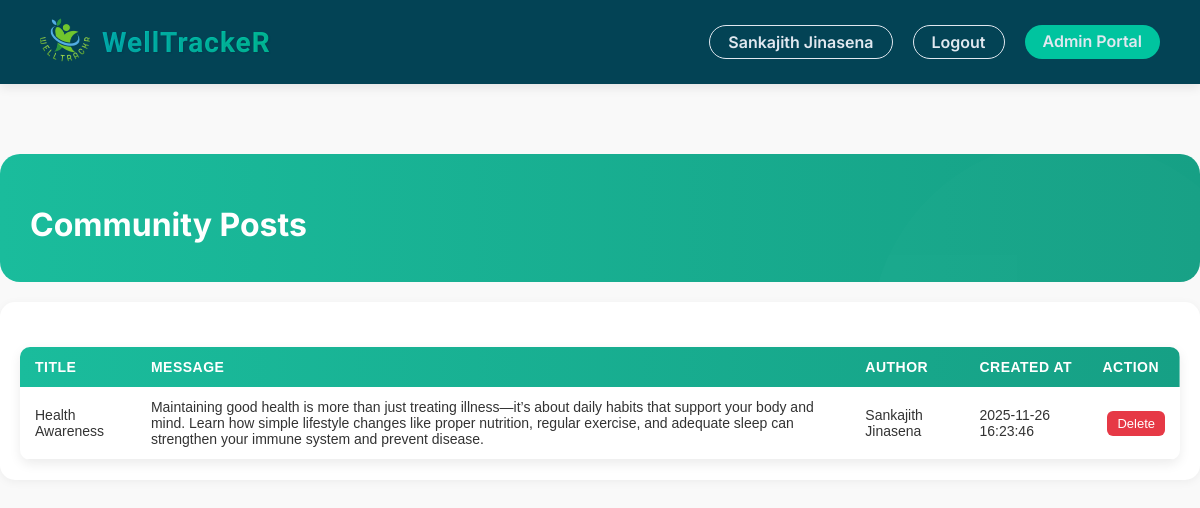
The app's page /view_community_posts.php (signed in) with its own data.
### tables this page shows
CREATE TABLE `community_posts` (
  `post_id` int(11) NOT NULL,
  `title` varchar(255) NOT NULL,
  `message` text NOT NULL,
  `author` varchar(100) DEFAULT 'Guest',
  `created_at` timestamp NOT NULL DEFAULT current_timestamp()
);

### view_community_posts.php (the view, shortened to what this page needs)
<?php
include 'config.php';
$sql = "SELECT * FROM community_posts ORDER BY created_at DESC";
$result = $conn->query($sql);
?>
<!DOCTYPE html>
<html lang="en">
<head>
<link rel="stylesheet" href="css/style.css">
<link rel="stylesheet" href="css/patient.css">
<link rel="stylesheet" href="css/doctor_review.css">
</head>
<body>
<nav>
    <div class="nav-header">
        <div class="nav-logo"><img src="image/Logo_R.png" alt="Logo"></div>
        <div class="nav-title">
            <h1>WellTrackeR</h1>
        </div>
    </div>
    <div class="nav-links">
        <a href="" class="login-btn"><?php echo $_SESSION["first_name"] . " " . $_SESSION["last_name"] ?></a>
        <a href="logout.php" class="login-btn">Logout</a>
        <a href="admin_portal.php" class="register-btn">Admin Portal</a>
    </div>
</nav>
<div class="patient-portal-container">
    <div class="patient-portal-header">
        <h1>Community Posts</h1>
    </div>
    <div class="quick-actions">
        <table class="doctor-table">
            <thead>
                <tr>
                    <th>Title</th>
                    <th>Message</th>
                    <th>Author</th>
                    <th>Created At</th>
                    <th>Action</th>
                </tr>
            </thead>
            <tbody>
                <?php if ($result && $result->num_rows > 0): ?>
                    <?php while($row = $result->fetch_assoc()): ?>
                        <tr id="row-<?php echo $row['post_id']; ?>">
                            <td><?php echo htmlspecialchars($row['title']); ?></td>
                            <td><?php echo htmlspecialchars($row['message']); ?></td>
                            <td><?php echo htmlspecialchars($row['author']); ?></td>
                            <td><?php echo htmlspecialchars($row['created_at']); ?></td>
                            <td>
                                <button class="delete-btn" data-id="<?php echo $row['post_id']; ?>">Delete</button>
                            </td>
                        </tr>
                    <?php endwhile; ?>
                <?php else: ?>
                    <tr><td colspan="5">No community posts found.</td></tr>
                <?php endif; ?>
            </tbody>
        </table>
    </div>
</div>
</body>
</html>

### css/style.css (style rules this page uses)
:root { --bg-main: #121C28; --bg-card: #1A2532; --text-light: #E1E8F0; --text-muted: #A3B1C0; --pcolor: #034355; --s1color: #00B5B5; --s2color: #008C8C; --accent: #FF9800; --accent-hot: #FF6B6B; --success: #00C49F; --gradient: linear-gradient(135deg, var(--pcolor) 0%, var(--success) 50%, var(--s2color) 100%); --aqua-flow: linear-gradient(135deg, var(--s1color) 0%, var(--pcolor) 50%, var(--s2color) 100%); --green-breeze: linear-gradient(135deg, var(--success) 0%, var(--s1color) 50%, var(--s2color) 100%); --gradient-hero: linear-gradient(135deg, rgba(3, 67, 85, 0.92) 0%, rgba(0, 130, 130, 0.88) 100%); }
body { margin: 0; font-family: 'Inter', sans-serif; background-color: var(--bg-main); color: var(--text-light); }
nav { display: flex; justify-content: space-between; align-items: center; padding: 15px 40px; background-color: var(--pcolor); box-shadow: 0 4px 10px rgba(0, 0, 0, 0.08); position: sticky; top: 0; z-index: 999; transition: box-shadow 0.3s; }
.nav-header { display: flex; align-items: center; gap: 12px; }
.nav-title h1 { font-family: 'Sora', sans-serif; font-weight: 700; font-size: 28px; margin: 0; letter-spacing: 1px; background: linear-gradient(90deg, var(--s1color), var(--success)); -webkit-background-clip: text; -webkit-text-fill-color: transparent; text-shadow: 1px 1px 2px rgba(0, 0, 0, 0.1); transition: all 0.3s ease; }
.nav-logo img { width: 50px; height: 50px; border-radius: 50%; object-fit: cover; }
.nav-links { display: flex; gap: 20px; }
.nav-links a { text-decoration: none; color: var(--text-light); font-weight: 500; padding: 6px 12px; border-radius: 8px; transition: all 0.2s ease; }
.nav-links a.register-btn { background-color: var(--success); color: var(--text-light); padding: 6px 18px; border-radius: 25px; font-weight: 600; transition: all 0.3s ease; }
.nav-links a.login-btn { background-color: transparent; color: var(--text-light); border: 2px solid var(--text-light); padding: 6px 18px; border-radius: 25px; font-weight: 600; transition: all 0.3s ease; }
.nav-links a.login-btn { background-color: transparent; color: var(--pcolor); border: 2px solid var(--pcolor); padding: 6px 18px; border-radius: 25px; font-weight: 600; transition: all 0.3s ease; }
.nav-links a.register-btn { background-color: var(--success); color: var(--text-light); padding: 6px 18px; border-radius: 25px; font-weight: 600; border: none; transition: all 0.3s ease; }

### css/patient.css (style rules this page uses)
:root { --g1color: #1abc9c; --g2color: #16a085; --bcolor: #19cbd8; }
body { margin: 0; font-family: 'Inter', sans-serif; background-color: #f9f9f9; }
.patient-portal-container { max-width: 1400px; margin: 0 auto; margin-top: 70px; }
.patient-portal-header { background: linear-gradient(90deg, #1abc9c, #16a085); border-radius: 20px; padding: 30px; color: white; margin-bottom: 20px; position: relative; overflow: hidden; }
.patient-portal-header::before { content: ''; position: absolute; top: -50%; right: -10%; width: 500px; height: 500px; opacity: 0.3; }
.patient-portal-header h1 { font-size: 2em; margin-bottom: 8px; position: relative; z-index: 1; }
.quick-actions { background: white; border-radius: 15px; padding: 20px; margin-bottom: 20px; box-shadow: 0 2px 10px rgba(0, 0, 0, 0.05); display: flex; justify-content: space-between; align-items: center; flex-wrap: wrap; gap: 15px; }

### css/doctor_review.css (style rules this page uses)
.doctor-table { width: 100%; border-collapse: collapse; margin-top: 25px; background-color: #fff; border-radius: 10px; overflow: hidden; box-shadow: 0 4px 12px rgba(0, 0, 0, 0.08); font-family: 'Poppins', sans-serif; font-size: 14px; }
.doctor-table thead { background: linear-gradient(to right, var(--g1color), var(--g2color)); color: #fff; text-align: left; }
.doctor-table th { padding: 12px 15px; letter-spacing: 0.5px; text-transform: uppercase; font-weight: 600; }
.doctor-table tbody tr { border-bottom: 1px solid #f0f0f0; transition: background-color 0.2s ease; }
.doctor-table td { padding: 12px 15px; color: #333; vertical-align: middle; }
.delete-btn { background-color: #e63946; color: #fff; border: none; padding: 5px 10px; border-radius: 6px; cursor: pointer; font-size: 13px; margin-left: 5px; transition: 0.2s; }

### view_community_posts.php (style rules this page uses)
.nav-links a.login-btn { color: var(--text-light); border: 1px solid var(--text-light); }

### records on screen
community_posts: title "Health Awareness", message "Maintaining good health is more than just treating illness—it’s about daily habits that support your body and mind. Learn how simple lifestyle changes like proper nutrition, regular exercise, and adequate sleep can strengthen your immune system and prevent disease.", author "Sankajith Jinasena", created_at "2025-11-26 16:23:46"

### other values on screen
$_SESSION["first_name"] "Sankajith"
$_SESSION["last_name"] "Jinasena"
